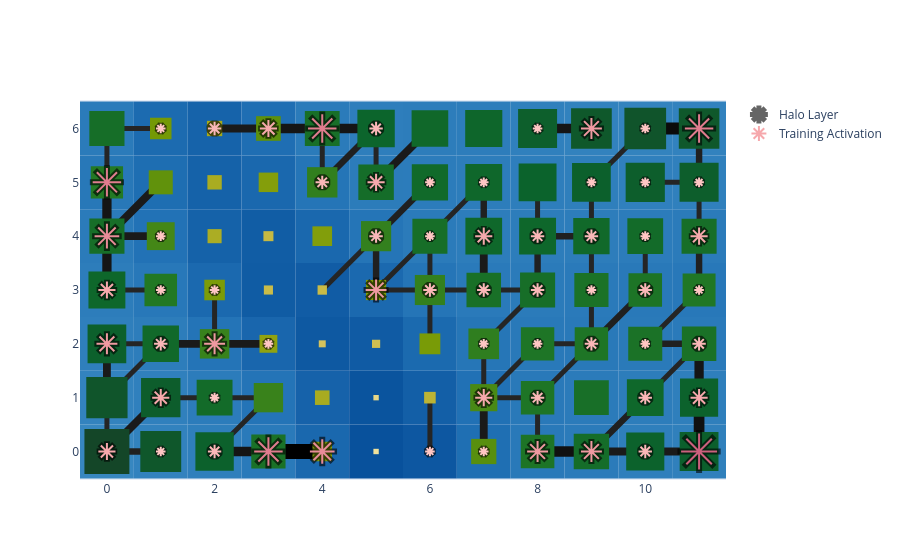

Source (notebook cell):
### Code cell
basin.pond() \
    .rhizome_layer() \
    .pad_layer() \
    .petal_layer() \
    .visualize();
